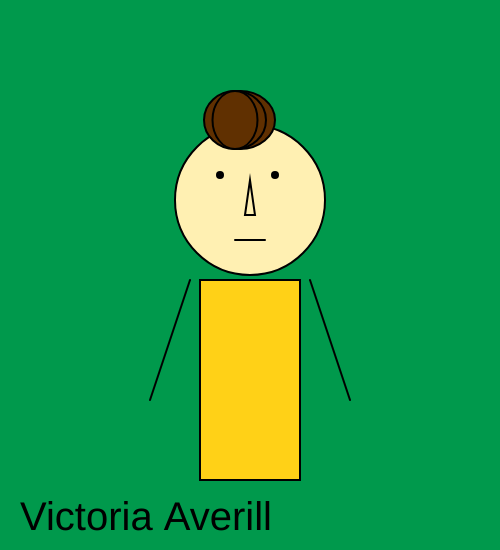
Frame 1 (no input)
Frame 60 (no input): identical to frame 1, image omitted
Frame 120 (the mouse pressed at the canvas centre since frame 60): identical to frame 1, image omitted

The p5.js sketch that drew this single still picture (run headless with seeded random() and noise() and a simulated clock; from frame 60 on, the mouse is pressed at the canvas centre):

// p5.js sketch
// ── sketch.js
function setup()
{
createCanvas(500,550);
}

function draw()
{
    background(0,153,76);
  
    // head
  strokeWeight(2) 
  fill(255,240,178);
  circle(250,200,150); 
    // eyes
  strokeWeight(8)
  point(220,175)
   point(275,175)
    // nose
   strokeWeight(2)
  triangle(245,215,250,180,255,215)
    
    // mouth
  line(235,240,265,240)

    // hair
  fill(96,48,1)
ellipse (240,120,70,58)
  ellipse (235,120,62,58)
  ellipse (235,120,45,58)
    // body
  fill(255,209,23)
   rect(200,280,100,200)
    // right arm
line(190,280,150,400)
    // left arm
line(310,280,350,400)
    
    fill(0);
    textSize(40);
    text("Victoria Averill",20,530);


}
